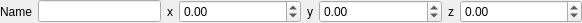
<?xml version="1.0" encoding="UTF-8"?>
<ui version="4.0">
 <class>Location</class>
 <widget class="QWidget" name="Location">
  <property name="geometry">
   <rect>
    <x>0</x>
    <y>0</y>
    <width>582</width>
    <height>47</height>
   </rect>
  </property>
  <property name="windowTitle">
   <string>Form</string>
  </property>
  <layout class="QGridLayout" name="gridLayout">
   <property name="sizeConstraint">
    <enum>QLayout::SetMaximumSize</enum>
   </property>
   <property name="margin">
    <number>0</number>
   </property>
   <property name="spacing">
    <number>0</number>
   </property>
   <item row="0" column="0">
    <layout class="QHBoxLayout" name="horizontalLayout">
     <property name="spacing">
      <number>6</number>
     </property>
     <item>
      <widget class="QLabel" name="labelName">
       <property name="text">
        <string>Name</string>
       </property>
      </widget>
     </item>
     <item>
      <widget class="QLineEdit" name="lineEditName"/>
     </item>
     <item>
      <widget class="QLabel" name="labelX">
       <property name="text">
        <string>x</string>
       </property>
      </widget>
     </item>
     <item>
      <widget class="QDoubleSpinBox" name="doubleSpinBoxX">
       <property name="sizePolicy">
        <sizepolicy hsizetype="MinimumExpanding" vsizetype="Fixed">
         <horstretch>0</horstretch>
         <verstretch>0</verstretch>
        </sizepolicy>
       </property>
       <property name="focusPolicy">
        <enum>Qt::StrongFocus</enum>
       </property>
       <property name="minimum">
        <double>-1000000000.000000000000000</double>
       </property>
       <property name="maximum">
        <double>1000000000.000000000000000</double>
       </property>
      </widget>
     </item>
     <item>
      <widget class="QLabel" name="labelY">
       <property name="text">
        <string>y</string>
       </property>
      </widget>
     </item>
     <item>
      <widget class="QDoubleSpinBox" name="doubleSpinBoxY">
       <property name="sizePolicy">
        <sizepolicy hsizetype="MinimumExpanding" vsizetype="Fixed">
         <horstretch>0</horstretch>
         <verstretch>0</verstretch>
        </sizepolicy>
       </property>
       <property name="focusPolicy">
        <enum>Qt::StrongFocus</enum>
       </property>
       <property name="minimum">
        <double>-1000000000.000000000000000</double>
       </property>
       <property name="maximum">
        <double>1000000000.000000000000000</double>
       </property>
      </widget>
     </item>
     <item>
      <widget class="QLabel" name="labelZ">
       <property name="text">
        <string>z</string>
       </property>
      </widget>
     </item>
     <item>
      <widget class="QDoubleSpinBox" name="doubleSpinBoxZ">
       <property name="sizePolicy">
        <sizepolicy hsizetype="MinimumExpanding" vsizetype="Fixed">
         <horstretch>0</horstretch>
         <verstretch>0</verstretch>
        </sizepolicy>
       </property>
       <property name="focusPolicy">
        <enum>Qt::StrongFocus</enum>
       </property>
       <property name="minimum">
        <double>-1000000000.000000000000000</double>
       </property>
       <property name="maximum">
        <double>1000000000.000000000000000</double>
       </property>
      </widget>
     </item>
    </layout>
   </item>
  </layout>
 </widget>
 <resources/>
 <connections/>
</ui>
